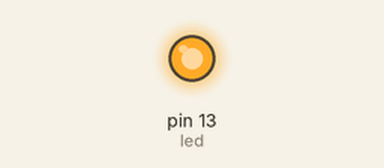
The sketch below on a simulated Arduino Uno, built with avr-gcc and run on an emulated ATmega328P. On the bench: output pins drawn as LEDs (lit = HIGH).

Above: at 0.18 s.
At 4.9 s:
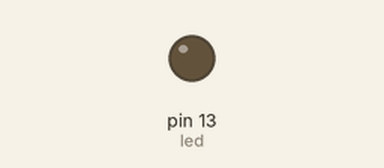
Timing chart, 0 to 7.1 s (numbered marks = the images above):
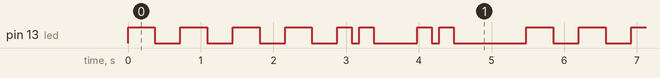

Measured:
- by itself, pin 13 (led): repeats every 5.5 s: 3 × (LOW 0.35 s, HIGH 0.37 s), LOW 0.35 s, HIGH 0.20 s, LOW 0.10 s, HIGH 0.20 s, LOW 0.60 s, HIGH 0.20 s, LOW 0.10 s, HIGH 0.20 s, LOW 1.0 s, HIGH 0.37 s
- by itself, everything shown: repeats every 5.5 s, in 16 steps

The sketch:

adafruit1_blinker.ino
```cpp
int led=13;

void setup() {
  pinMode(led, OUTPUT);
}

void loop() {
  for(int i=0;i<4;i++) {
    digitalWrite(led, HIGH);
    delay(370);
    digitalWrite(led, LOW);
    delay(350);
  }
  digitalWrite(led, HIGH);
  delay(200);
  digitalWrite(led, LOW);
  delay(100);
  digitalWrite(led, HIGH);
  delay(200);
  digitalWrite(led, LOW);
  delay(600);
  digitalWrite(led, HIGH);
  delay(200);
  digitalWrite(led, LOW);
  delay(100);
  digitalWrite(led, HIGH);
  delay(200);
  digitalWrite(led, LOW);
  delay(1000);
}
```
